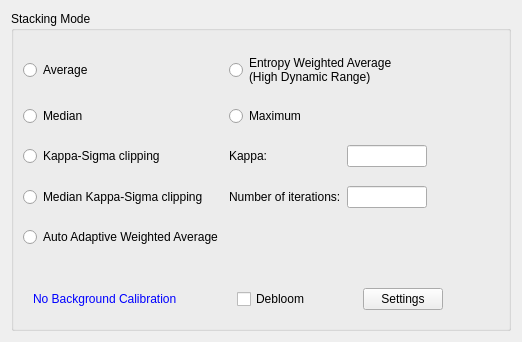
<?xml version="1.0" encoding="UTF-8"?>
<ui version="4.0">
 <class>DSS::StackingParameters</class>
 <widget class="QWidget" name="DSS::StackingParameters">
  <property name="geometry">
   <rect>
    <x>0</x>
    <y>0</y>
    <width>522</width>
    <height>342</height>
   </rect>
  </property>
  <property name="windowTitle">
   <string comment="IDD_STACKINGPARAMETERS">Stacking</string>
  </property>
  <layout class="QHBoxLayout" name="horizontalLayout">
   <item>
    <widget class="QGroupBox" name="groupBox">
     <property name="title">
      <string comment="IDC_TITLE">Stacking Mode</string>
     </property>
     <layout class="QVBoxLayout" name="verticalLayout_2">
      <item>
       <layout class="QGridLayout" name="gridLayout">
        <item row="5" column="2">
         <widget class="QLineEdit" name="kappa">
          <property name="sizePolicy">
           <sizepolicy hsizetype="Maximum" vsizetype="Fixed">
            <horstretch>0</horstretch>
            <verstretch>0</verstretch>
           </sizepolicy>
          </property>
          <property name="maximumSize">
           <size>
            <width>80</width>
            <height>16777215</height>
           </size>
          </property>
         </widget>
        </item>
        <item row="7" column="1">
         <widget class="QLabel" name="staticIterations">
          <property name="sizePolicy">
           <sizepolicy hsizetype="Maximum" vsizetype="Preferred">
            <horstretch>0</horstretch>
            <verstretch>0</verstretch>
           </sizepolicy>
          </property>
          <property name="text">
           <string comment="IDC_STATICITERATION">Number of iterations:</string>
          </property>
         </widget>
        </item>
        <item row="3" column="0">
         <widget class="QRadioButton" name="modeMedian">
          <property name="text">
           <string comment="IDC_MEDIAN">Median</string>
          </property>
         </widget>
        </item>
        <item row="4" column="0">
         <spacer name="verticalSpacer_4">
          <property name="orientation">
           <enum>Qt::Vertical</enum>
          </property>
          <property name="sizeHint" stdset="0">
           <size>
            <width>20</width>
            <height>40</height>
           </size>
          </property>
         </spacer>
        </item>
        <item row="7" column="2">
         <widget class="QLineEdit" name="iterations">
          <property name="sizePolicy">
           <sizepolicy hsizetype="Maximum" vsizetype="Fixed">
            <horstretch>0</horstretch>
            <verstretch>0</verstretch>
           </sizepolicy>
          </property>
          <property name="maximumSize">
           <size>
            <width>80</width>
            <height>16777215</height>
           </size>
          </property>
         </widget>
        </item>
        <item row="5" column="0">
         <widget class="QRadioButton" name="modeKS">
          <property name="text">
           <string comment="IDC_SIGMACLIPPING">Kappa-Sigma clipping</string>
          </property>
         </widget>
        </item>
        <item row="6" column="0">
         <spacer name="verticalSpacer_3">
          <property name="orientation">
           <enum>Qt::Vertical</enum>
          </property>
          <property name="sizeHint" stdset="0">
           <size>
            <width>20</width>
            <height>40</height>
           </size>
          </property>
         </spacer>
        </item>
        <item row="5" column="3">
         <spacer name="horizontalSpacer">
          <property name="orientation">
           <enum>Qt::Horizontal</enum>
          </property>
          <property name="sizeHint" stdset="0">
           <size>
            <width>40</width>
            <height>20</height>
           </size>
          </property>
         </spacer>
        </item>
        <item row="3" column="1" colspan="3">
         <widget class="QRadioButton" name="modeMaximum">
          <property name="text">
           <string comment="IDC_MAXIMUM">Maximum</string>
          </property>
         </widget>
        </item>
        <item row="7" column="0">
         <widget class="QRadioButton" name="modeMKS">
          <property name="text">
           <string comment="IDC_MEDIANSIGMACLIPPING,">Median Kappa-Sigma clipping</string>
          </property>
         </widget>
        </item>
        <item row="8" column="0">
         <spacer name="verticalSpacer_2">
          <property name="orientation">
           <enum>Qt::Vertical</enum>
          </property>
          <property name="sizeHint" stdset="0">
           <size>
            <width>20</width>
            <height>40</height>
           </size>
          </property>
         </spacer>
        </item>
        <item row="2" column="0">
         <spacer name="verticalSpacer_5">
          <property name="orientation">
           <enum>Qt::Vertical</enum>
          </property>
          <property name="sizeHint" stdset="0">
           <size>
            <width>20</width>
            <height>40</height>
           </size>
          </property>
         </spacer>
        </item>
        <item row="9" column="0">
         <widget class="QRadioButton" name="modeAAWA">
          <property name="text">
           <string comment="IDC_AUTOADAPTIVEAVERAGE">Auto Adaptive Weighted Average</string>
          </property>
         </widget>
        </item>
        <item row="1" column="0">
         <widget class="QRadioButton" name="modeAverage">
          <property name="text">
           <string comment="IDC_AVERAGE">Average</string>
          </property>
         </widget>
        </item>
        <item row="5" column="1">
         <widget class="QLabel" name="staticKappa">
          <property name="sizePolicy">
           <sizepolicy hsizetype="Maximum" vsizetype="Preferred">
            <horstretch>0</horstretch>
            <verstretch>0</verstretch>
           </sizepolicy>
          </property>
          <property name="text">
           <string comment="IDC_STATICKAPPA">Kappa:</string>
          </property>
         </widget>
        </item>
        <item row="1" column="1" colspan="3">
         <widget class="QRadioButton" name="modeEWA">
          <property name="text">
           <string comment="IDC_ENTROPYAVERAGE">Entropy Weighted Average
(High Dynamic Range)</string>
          </property>
         </widget>
        </item>
        <item row="0" column="0">
         <spacer name="verticalSpacer_6">
          <property name="orientation">
           <enum>Qt::Vertical</enum>
          </property>
          <property name="sizeHint" stdset="0">
           <size>
            <width>20</width>
            <height>40</height>
           </size>
          </property>
         </spacer>
        </item>
       </layout>
      </item>
      <item>
       <widget class="QStackedWidget" name="stackedWidget">
        <property name="currentIndex">
         <number>0</number>
        </property>
        <widget class="QWidget" name="page">
         <layout class="QVBoxLayout" name="verticalLayout">
          <item>
           <widget class="QLabel" name="label">
            <property name="text">
             <string notr="true"/>
            </property>
           </widget>
          </item>
          <item>
           <layout class="QHBoxLayout" name="horizontalLayout_2">
            <item>
             <widget class="QPushButton" name="backgroundCalibration">
              <property name="sizePolicy">
               <sizepolicy hsizetype="Minimum" vsizetype="Fixed">
                <horstretch>0</horstretch>
                <verstretch>0</verstretch>
               </sizepolicy>
              </property>
              <property name="styleSheet">
               <string notr="true">color:blue;
text-align:left</string>
              </property>
              <property name="text">
               <string notr="true" extracomment="Purely for form design">No Background Calibration</string>
              </property>
              <property name="flat">
               <bool>true</bool>
              </property>
             </widget>
            </item>
            <item>
             <spacer name="horizontalSpacer_2">
              <property name="orientation">
               <enum>Qt::Horizontal</enum>
              </property>
              <property name="sizeHint" stdset="0">
               <size>
                <width>40</width>
                <height>20</height>
               </size>
              </property>
             </spacer>
            </item>
            <item>
             <widget class="QCheckBox" name="debloom">
              <property name="minimumSize">
               <size>
                <width>40</width>
                <height>0</height>
               </size>
              </property>
              <property name="text">
               <string comment="IDC_DEBLOOM">Debloom</string>
              </property>
             </widget>
            </item>
            <item>
             <spacer name="horizontalSpacer_3">
              <property name="orientation">
               <enum>Qt::Horizontal</enum>
              </property>
              <property name="sizeHint" stdset="0">
               <size>
                <width>40</width>
                <height>20</height>
               </size>
              </property>
             </spacer>
            </item>
            <item>
             <widget class="QPushButton" name="deBloomSettings">
              <property name="text">
               <string comment="IDC_DEBLOOMSETTINGS" extracomment="Not used!">Settings</string>
              </property>
             </widget>
            </item>
            <item>
             <spacer name="horizontalSpacer_4">
              <property name="orientation">
               <enum>Qt::Horizontal</enum>
              </property>
              <property name="sizeHint" stdset="0">
               <size>
                <width>40</width>
                <height>20</height>
               </size>
              </property>
             </spacer>
            </item>
           </layout>
          </item>
         </layout>
        </widget>
        <widget class="QWidget" name="page_2">
         <layout class="QGridLayout" name="gridLayout_2">
          <item row="1" column="0">
           <widget class="QCheckBox" name="darkOptimisation">
            <property name="text">
             <string comment="IDC_DARKOPTIMIZATION">Dark Optimisation</string>
            </property>
           </widget>
          </item>
          <item row="0" column="1" colspan="2">
           <widget class="QCheckBox" name="badColumns">
            <property name="text">
             <string comment="IDC_BADCOLUMNREMOVAL">Bad column detection and removal</string>
            </property>
           </widget>
          </item>
          <item row="0" column="0">
           <widget class="QCheckBox" name="hotPixels">
            <property name="text">
             <string comment="IDC_HOTPIXELS">Hot pixel detection and removal</string>
            </property>
           </widget>
          </item>
          <item row="1" column="2">
           <widget class="QLineEdit" name="darkMultiplicationFactor">
            <property name="maximumSize">
             <size>
              <width>80</width>
              <height>16777215</height>
             </size>
            </property>
            <property name="text">
             <string/>
            </property>
           </widget>
          </item>
          <item row="1" column="1">
           <widget class="QCheckBox" name="useDarkFactor">
            <property name="text">
             <string comment="IDC_USEDARKFACTOR">Dark Multiplication Factor</string>
            </property>
           </widget>
          </item>
          <item row="1" column="3">
           <spacer name="horizontalSpacer_5">
            <property name="orientation">
             <enum>Qt::Horizontal</enum>
            </property>
            <property name="sizeHint" stdset="0">
             <size>
              <width>40</width>
              <height>20</height>
             </size>
            </property>
           </spacer>
          </item>
         </layout>
        </widget>
       </widget>
      </item>
     </layout>
    </widget>
   </item>
  </layout>
 </widget>
 <tabstops>
  <tabstop>modeAverage</tabstop>
  <tabstop>modeMedian</tabstop>
  <tabstop>modeKS</tabstop>
  <tabstop>modeMKS</tabstop>
  <tabstop>modeAAWA</tabstop>
  <tabstop>modeEWA</tabstop>
  <tabstop>modeMaximum</tabstop>
  <tabstop>hotPixels</tabstop>
  <tabstop>badColumns</tabstop>
  <tabstop>darkOptimisation</tabstop>
  <tabstop>debloom</tabstop>
  <tabstop>useDarkFactor</tabstop>
  <tabstop>darkMultiplicationFactor</tabstop>
  <tabstop>deBloomSettings</tabstop>
 </tabstops>
 <resources/>
 <connections/>
</ui>
